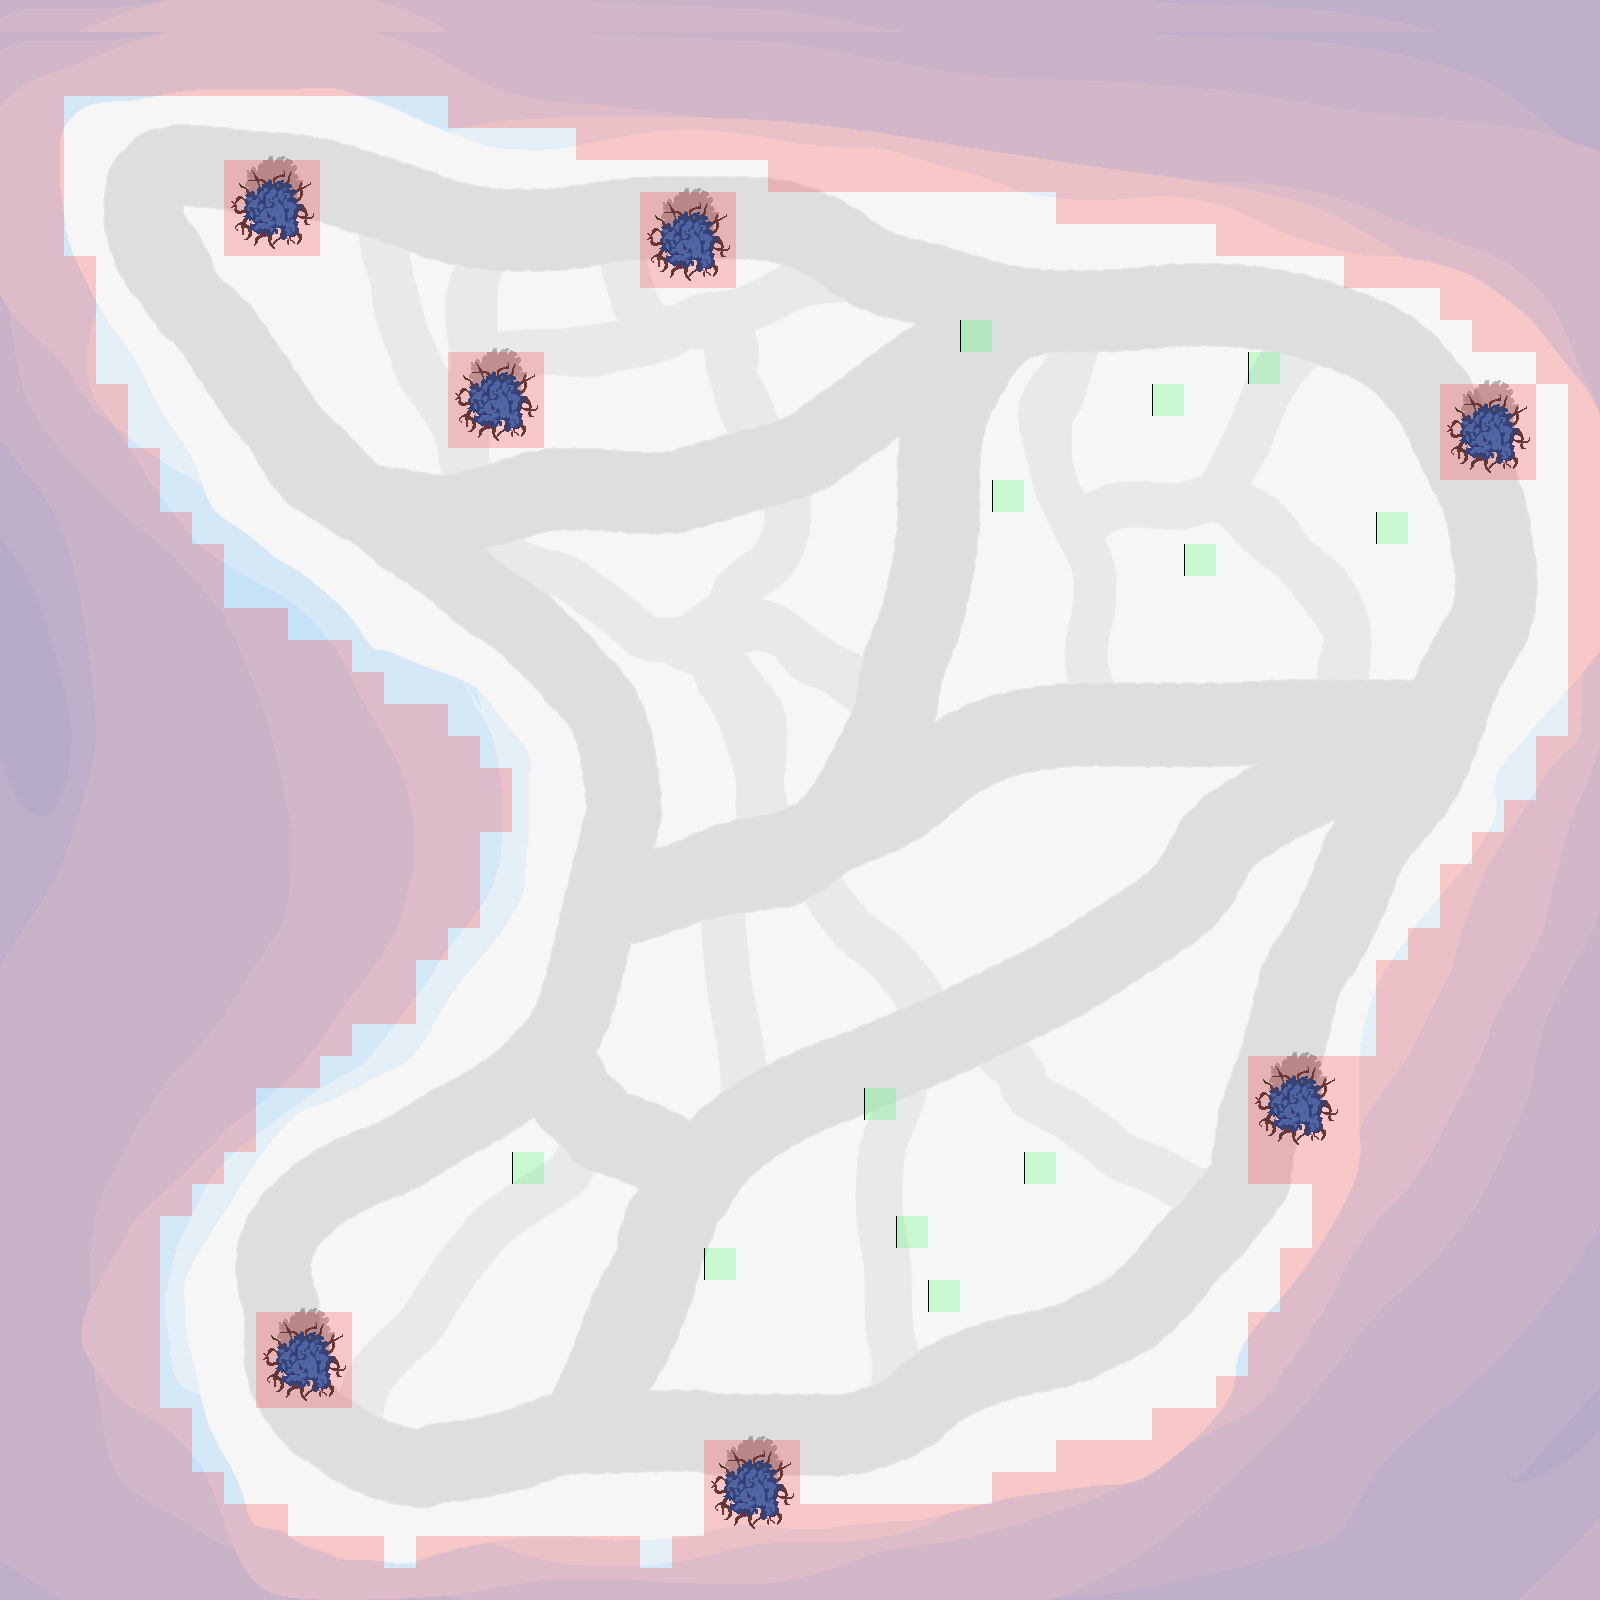

A level layout from a 2D game, rendered from its tile map. Below: a short description, then the map file with tile-grid data replaced by summaries:
An orthogonal 50x50 tile map with 32x32 px tiles, 6 tile layers (Island Background, Island, Meta, Fuzzables, ...), 5 tilesets.

<map version="1.0" orientation="orthogonal" width="50" height="50" tilewidth="32" tileheight="32">
 <tileset firstgid="1" name="level" tilewidth="32" tileheight="32" spacing="1" margin="1">
  <image source="level.png" width="128" height="256" />
 </tileset>
 <tileset firstgid="22" name="world_items" tilewidth="32" tileheight="32">
  <image source="world_items.png" width="1024" height="2016" />
 </tileset>
 <tileset firstgid="2038" name="meta_tiles" tilewidth="32" tileheight="32" margin="1">
  <image source="meta_tiles.png" width="67" height="34" />
  <tile id="0">
   <properties>
    <property name="Collidable" value="True" />
   </properties>
  </tile>
 </tileset>
 <tileset firstgid="2040" name="island" tilewidth="32" tileheight="32">
  <image source="island.png" width="1600" height="1600" />
 </tileset>
 <tileset firstgid="4540" name="tree_above" tilewidth="100" tileheight="100">
  <image source="tree_above.png" width="100" height="100" />
 </tileset>
 <layer name="Island Background" width="50" height="50">
  <data>[2500 cells, 2500 non-empty, 2450 distinct tile ids]</data>
 </layer>
 <layer name="Island" width="50" height="50">
  <data>[2500 cells, 7 non-empty, 1 distinct tile ids]</data>
 </layer>
 <objectgroup name="Objects" width="50" height="50" />
 <layer name="Meta" width="50" height="50">
  <data>[2500 cells, 1040 non-empty, 1 distinct tile ids]</data>
 </layer>
 <layer name="Fuzzables" width="50" height="50">
  <data>[2500 cells, 6 non-empty, 1 distinct tile ids]</data>
 </layer>
 <layer name="Grizzables" width="50" height="50">
  <data>[2500 cells, 6 non-empty, 1 distinct tile ids]</data>
 </layer>
 <layer name="Start" width="50" height="50">
  <data>[2500 cells, 0 non-empty, 0 distinct tile ids]</data>
 </layer>
</map>
